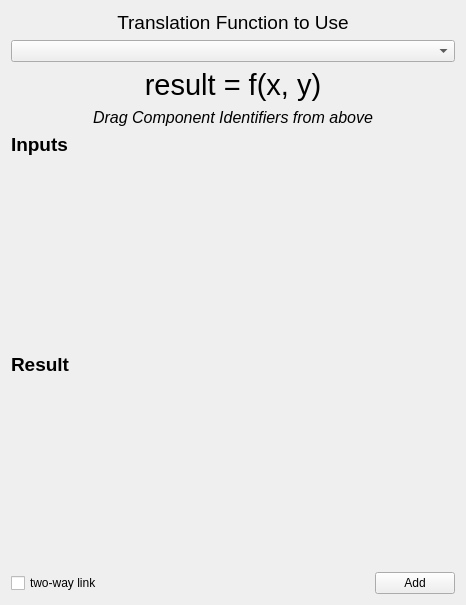
<?xml version="1.0" encoding="UTF-8"?>
<ui version="4.0">
 <class>LinkEquation</class>
 <widget class="QWidget" name="LinkEquation">
  <property name="geometry">
   <rect>
    <x>0</x>
    <y>0</y>
    <width>466</width>
    <height>605</height>
   </rect>
  </property>
  <property name="windowTitle">
   <string>Form</string>
  </property>
  <layout class="QHBoxLayout" name="horizontalLayout_4">
   <item>
    <layout class="QVBoxLayout" name="verticalLayout" stretch="0,0,0,0,5,5,0">
     <item>
      <widget class="QLabel" name="label">
       <property name="font">
        <font>
         <pointsize>14</pointsize>
         <weight>50</weight>
         <bold>false</bold>
        </font>
       </property>
       <property name="text">
        <string>Translation Function to Use</string>
       </property>
       <property name="scaledContents">
        <bool>false</bool>
       </property>
       <property name="alignment">
        <set>Qt::AlignCenter</set>
       </property>
      </widget>
     </item>
     <item>
      <widget class="QComboBox" name="function">
       <property name="toolTip">
        <string>Select a translation function to use</string>
       </property>
      </widget>
     </item>
     <item>
      <widget class="QLabel" name="function_signature">
       <property name="font">
        <font>
         <pointsize>22</pointsize>
        </font>
       </property>
       <property name="text">
        <string>result = f(x, y)</string>
       </property>
       <property name="alignment">
        <set>Qt::AlignCenter</set>
       </property>
      </widget>
     </item>
     <item>
      <widget class="QLabel" name="label_4">
       <property name="font">
        <font>
         <family>Helvetica</family>
         <pointsize>12</pointsize>
         <italic>true</italic>
        </font>
       </property>
       <property name="text">
        <string>Drag Component Identifiers from above</string>
       </property>
       <property name="alignment">
        <set>Qt::AlignCenter</set>
       </property>
       <property name="margin">
        <number>0</number>
       </property>
      </widget>
     </item>
     <item>
      <layout class="QHBoxLayout" name="horizontalLayout_2">
       <item>
        <widget class="QLabel" name="label_2">
         <property name="font">
          <font>
           <pointsize>14</pointsize>
           <weight>75</weight>
           <bold>true</bold>
          </font>
         </property>
         <property name="text">
          <string>Inputs</string>
         </property>
         <property name="alignment">
          <set>Qt::AlignLeading|Qt::AlignLeft|Qt::AlignTop</set>
         </property>
        </widget>
       </item>
       <item>
        <widget class="QWidget" name="input_canvas" native="true">
         <property name="sizePolicy">
          <sizepolicy hsizetype="Preferred" vsizetype="Preferred">
           <horstretch>0</horstretch>
           <verstretch>0</verstretch>
          </sizepolicy>
         </property>
         <property name="minimumSize">
          <size>
           <width>0</width>
           <height>0</height>
          </size>
         </property>
         <zorder>label_4</zorder>
        </widget>
       </item>
      </layout>
     </item>
     <item>
      <layout class="QHBoxLayout" name="horizontalLayout">
       <item>
        <widget class="QLabel" name="label_3">
         <property name="font">
          <font>
           <pointsize>14</pointsize>
           <weight>75</weight>
           <bold>true</bold>
          </font>
         </property>
         <property name="text">
          <string>Result</string>
         </property>
         <property name="alignment">
          <set>Qt::AlignLeading|Qt::AlignLeft|Qt::AlignTop</set>
         </property>
        </widget>
       </item>
       <item>
        <widget class="QWidget" name="output_canvas" native="true">
         <property name="sizePolicy">
          <sizepolicy hsizetype="Preferred" vsizetype="Preferred">
           <horstretch>0</horstretch>
           <verstretch>0</verstretch>
          </sizepolicy>
         </property>
         <property name="minimumSize">
          <size>
           <width>0</width>
           <height>0</height>
          </size>
         </property>
        </widget>
       </item>
      </layout>
     </item>
     <item>
      <layout class="QHBoxLayout" name="horizontalLayout_3">
       <item>
        <widget class="QCheckBox" name="two_way">
         <property name="text">
          <string>two-way link</string>
         </property>
        </widget>
       </item>
       <item>
        <spacer name="horizontalSpacer">
         <property name="orientation">
          <enum>Qt::Horizontal</enum>
         </property>
         <property name="sizeHint" stdset="0">
          <size>
           <width>40</width>
           <height>20</height>
          </size>
         </property>
        </spacer>
       </item>
       <item>
        <widget class="QPushButton" name="addButton">
         <property name="toolTip">
          <string>Create a new link defined by this translation description</string>
         </property>
         <property name="text">
          <string>Add</string>
         </property>
        </widget>
       </item>
      </layout>
     </item>
    </layout>
   </item>
  </layout>
 </widget>
 <resources/>
 <connections/>
</ui>
